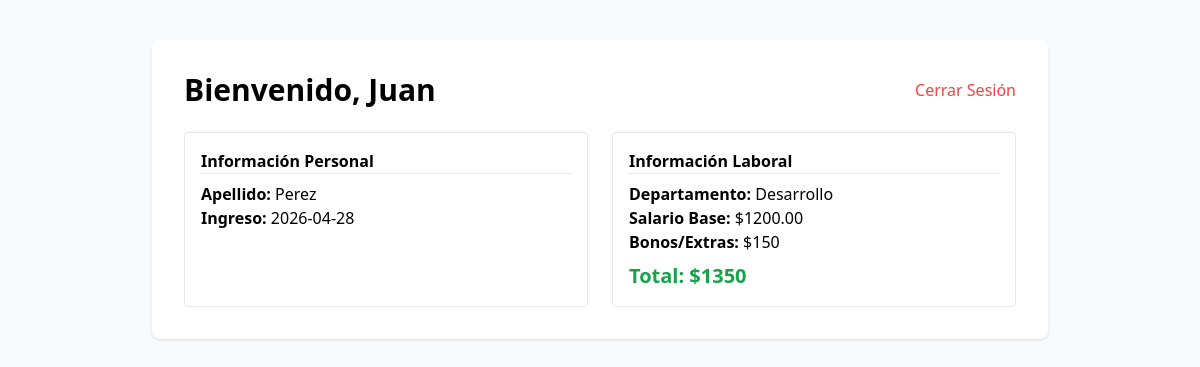
The app's page /dashboard.php (signed in) with its own data.
### tables this page shows
CREATE TABLE IF NOT EXISTS `empleados` (
  `id` int NOT NULL AUTO_INCREMENT,
  `nombre` varchar(50) NOT NULL,
  `apellido` varchar(50) NOT NULL,
  `fecha_ingreso` date NOT NULL,
  `username` varchar(50) NOT NULL,
  `password` varchar(255) NOT NULL,
  `id_departamento` int DEFAULT NULL,
  `salario_base` decimal(10,2) DEFAULT '0.00',
  `bonos` decimal(10,2) DEFAULT '0.00',
  `pago_festivos` decimal(10,2) DEFAULT '0.00',
  `pago_horas_extras` decimal(10,2) DEFAULT '0.00',
  PRIMARY KEY (`id`),
  UNIQUE KEY `username` (`username`),
  KEY `id_departamento` (`id_departamento`)
);

CREATE TABLE IF NOT EXISTS `departamentos` (
  `id` int NOT NULL AUTO_INCREMENT,
  `nombre` varchar(50) NOT NULL,
  PRIMARY KEY (`id`)
);

### dashboard.php (the view, shortened to what this page needs)
<?php
require 'db.php';
$stmt = $pdo->prepare("SELECT e.*, d.nombre as depto FROM empleados e
                       JOIN departamentos d ON e.id_departamento = d.id
                       WHERE e.id = ?");
$stmt->execute([$_SESSION['user_id']]);
$u = $stmt->fetch();
$total = $u['salario_base'] + $u['bonos'] + $u['pago_festivos'] + $u['pago_horas_extras'];
?>
<!DOCTYPE html>
<html lang="es">
<head>
    <script src="https://cdn.tailwindcss.com"></script>
</head>
<body class="bg-gray-50 p-10">
    <div class="max-w-4xl mx-auto bg-white p-8 rounded-lg shadow">
        <div class="flex justify-between items-center mb-6">
            <h1 class="text-3xl font-bold">Bienvenido, <?php echo $u['nombre']; ?></h1>
            <a href="logout.php" class="text-red-500">Cerrar Sesión</a>
        </div>
        <div class="grid grid-cols-2 gap-6">
            <div class="border p-4 rounded">
                <h3 class="font-bold border-b mb-2">Información Personal</h3>
                <p><strong>Apellido:</strong> <?php echo $u['apellido']; ?></p>
                <p><strong>Ingreso:</strong> <?php echo $u['fecha_ingreso']; ?></p>
            </div>
            <div class="border p-4 rounded">
                <h3 class="font-bold border-b mb-2">Información Laboral</h3>
                <p><strong>Departamento:</strong> <?php echo $u['depto']; ?></p>
                <p><strong>Salario Base:</strong> $<?php echo $u['salario_base']; ?></p>
                <p><strong>Bonos/Extras:</strong> $<?php echo $u['bonos'] + $u['pago_festivos'] + $u['pago_horas_extras']; ?></p>
                <p class="text-xl mt-2 font-bold text-green-600">Total: $<?php echo $total; ?></p>
            </div>
        </div>
    </div>
</body>
</html>

### records on screen
empleados: nombre "Juan", apellido "Perez", fecha_ingreso "2026-04-28", id_departamento.nombre "Desarrollo", salario_base "1200.00", $u['bonos'] + $u['pago_festivos'] + $u['pago_horas_extras'] "150", total "1350"
